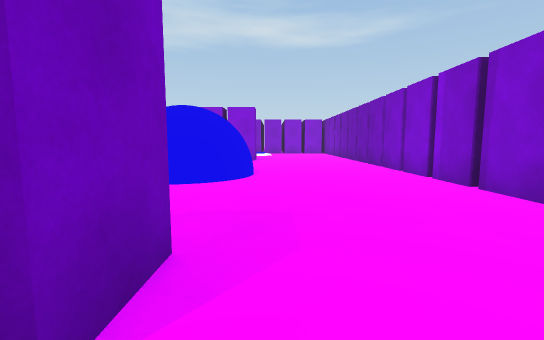
[1] (above)

16 first-person views from a walk through a 3-D level made in the Unity game engine. The camera is 1.3 m above the floor, tilts 6° down and sees 90° across. The floor is counted in squares, 1.8 m on a side. Each view is taken from the middle of a square. On the plan, view 1 faces up. The plan holds only what a view shows up to about 10 squares ahead; the rest is blank. The place goes on beyond the plan. The player is left out.

[2]
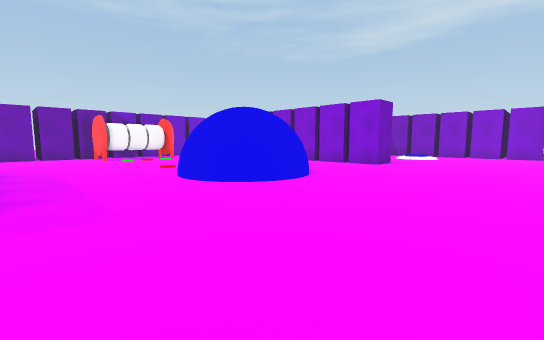

[3]
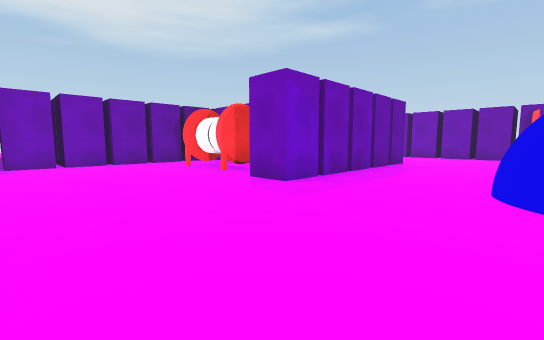

[4]
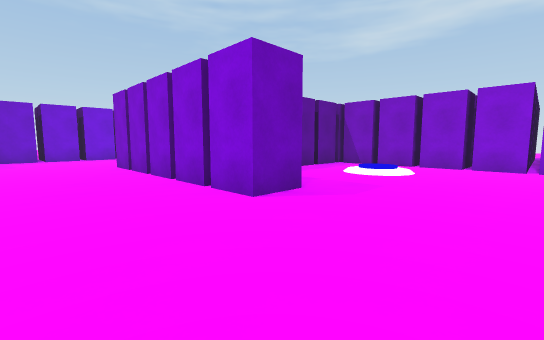

[5]
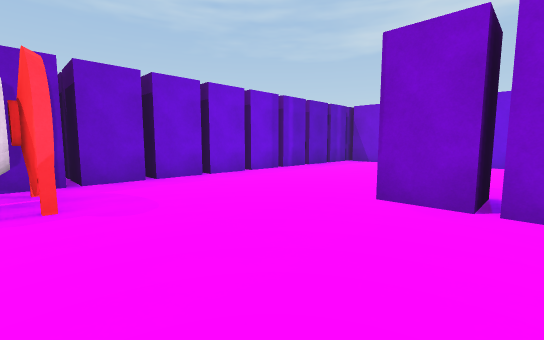

[6]
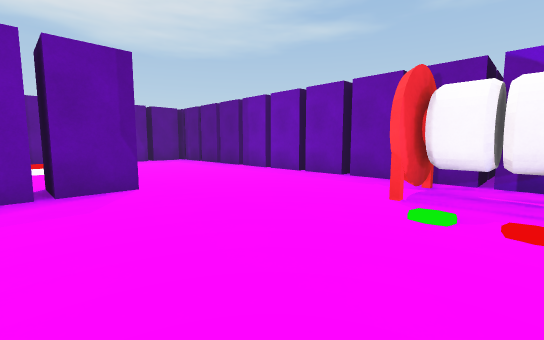

[7]
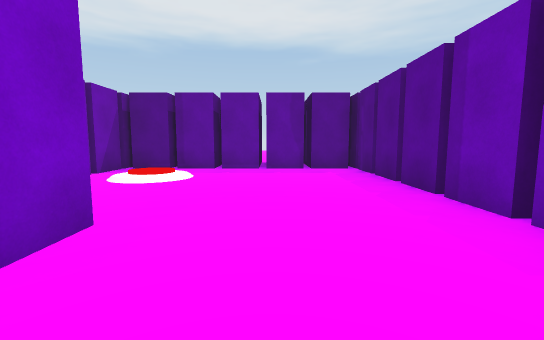

[8]
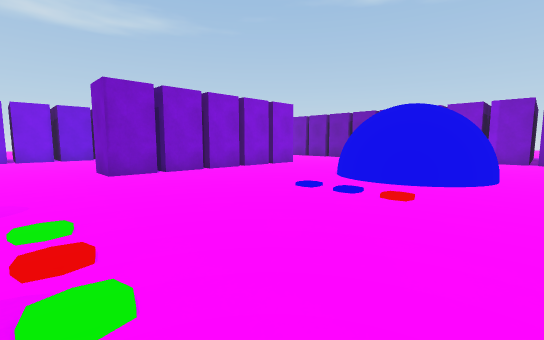

[9]
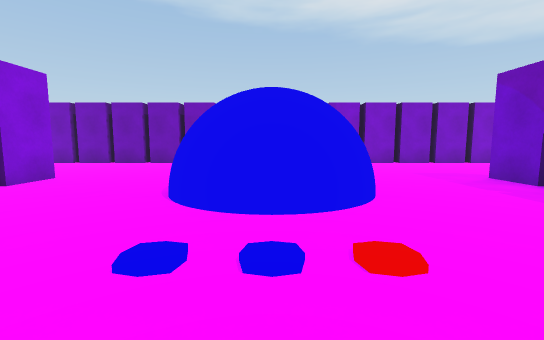

[10]
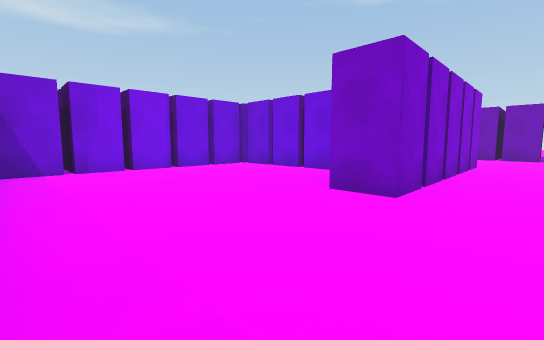

[11]
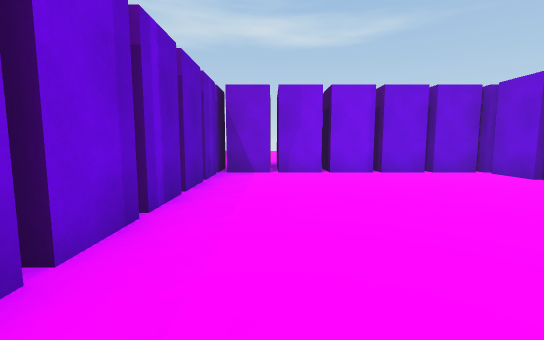

[12]
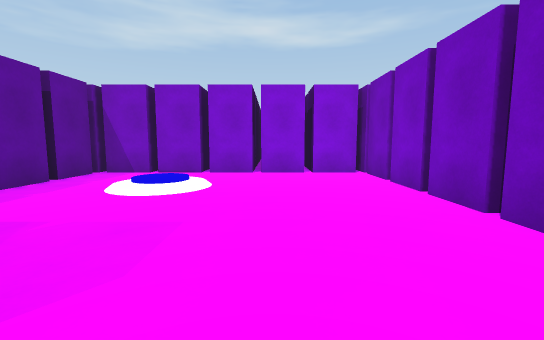

[13]
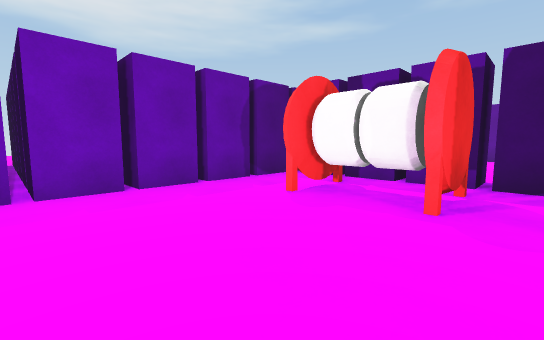

[14]
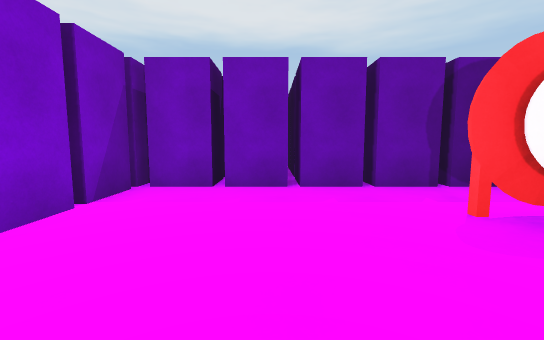

[15]
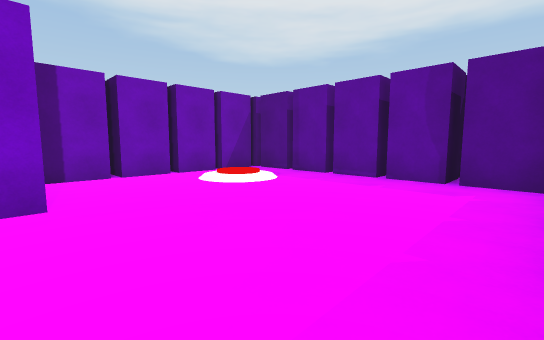

[16]
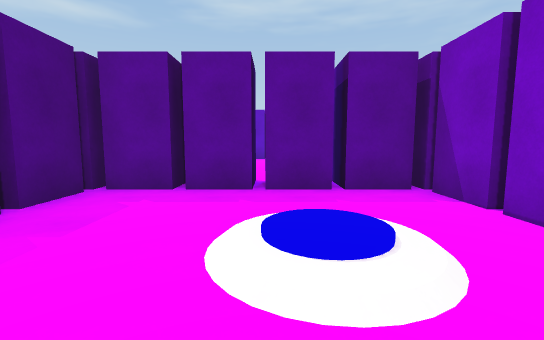

### Floor plan
Key: @ floor where view 1 was taken; # wall or solid block; . floor; / step, stairs or slope; O other object.
Columns run from 11 left of view 1 to 4 right of it. Each row starts with its distance up from view 1.
 17 ################
 16 #......##......#
 15 #......#..//...#
 14 #......##.//...#
 13 #......##......#
 12 #......##......#
 11 #....######....#
 10 #..............#
  9 #..............#
  8 ##.............#
  7  #O.....OOO....#
  6  #O.....O O....#
  5 ##O.....OOO....#
  4 #..............#
  3 #..............#
  2 #..............#
  1 #....######....#
  0 #......##..@...#
 -1 #......##OO....#
 -2 #....//##OO....#
 -3 #....//#.......#
 -4 #......##......#
 -5 ################

Positions as (right, up) in squares from view 1, and headings:
1: (0, 0), facing up
2: (3, 2), facing up-left
3: (3, 5), facing down-left
4: (2, 8), facing up-left
5: (-5, 7), facing up-left
6: (-5, 6), facing down-left
7: (-8, 3), facing down
8: (-8, 4), facing up-right
9: (-6, 6), facing right
10: (-10, 9), facing up-right
11: (-9, 10), facing up
12: (1, 10), facing up
13: (2, 0), facing down-left
14: (1, 0), facing down
15: (-10, 1), facing down-right
16: (1, 14), facing left
